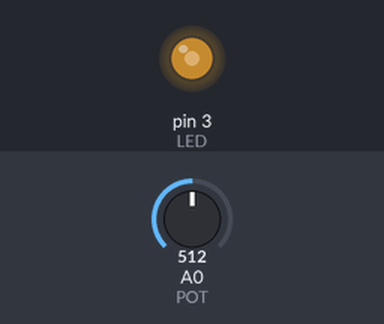
This sketch was run on a simulated Arduino Uno, built with avr-gcc and run on an emulated ATmega328P. On the bench: output pins drawn as LEDs (lit = HIGH). The test bench sets the inputs (shaded band); at power-on: A0 (POT) = 512.

Above: at 1.2 s.
1.3 s: A0 (POT) set to 716
At 2.2 s:
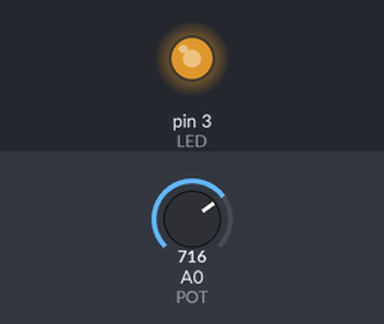
2.8 s: A0 (POT) set to 900
At 3.3 s:
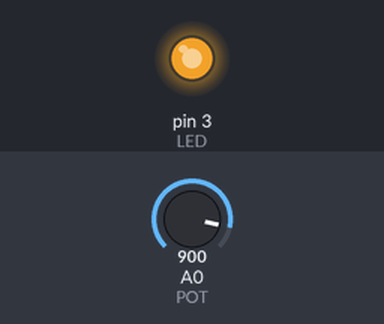
4.3 s: A0 (POT) set to 122
At 5.5 s:
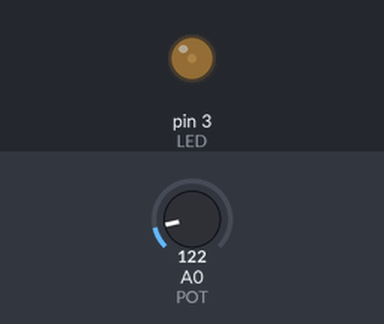
5.8 s: A0 (POT) set to 0
At 6.8 s:
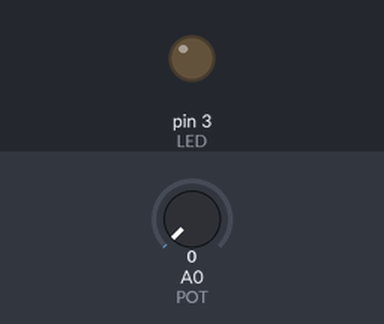
Timing chart, 0 to 8.3 s (numbered marks = the images above; inputs shaded):
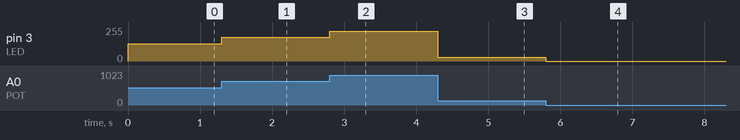

The sketch:

tp4_26_08.ino
```cpp
#define LED     3
#define POT     0
int intensidad;

void setup() {
pinMode (LED, OUTPUT);
}

void loop() {
intensidad = analogRead (POT) / 4;
analogWrite(LED, intensidad);
}
```

Measured:
- after the input at 1.3 s, pin 3 (LED): 128/255 → 179/255 at once
- after the input at 2.8 s, pin 3 (LED): 179/255 → 225/255 at once
- after the input at 4.3 s, pin 3 (LED): 225/255 → 30/255 at once
- after the input at 5.8 s, pin 3 (LED): 30/255 → 0/255 at once
